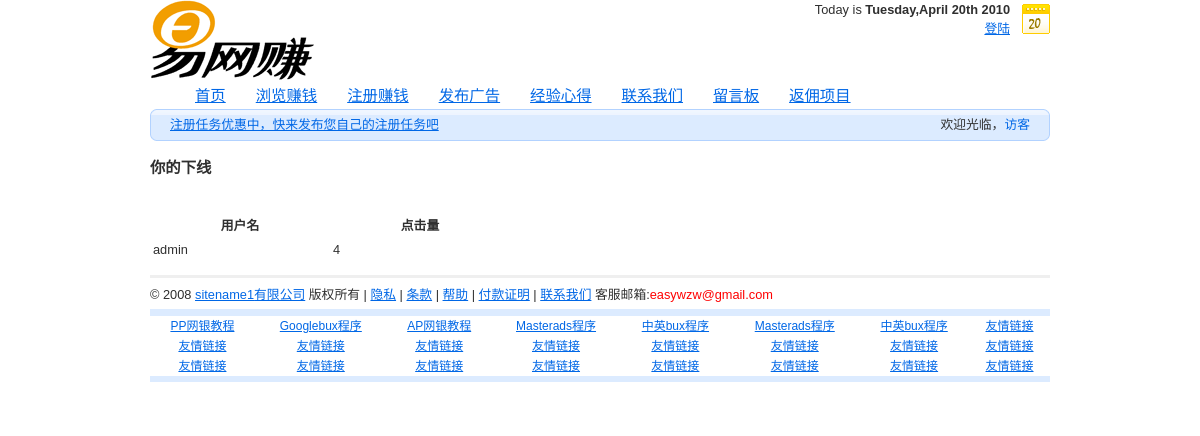
/referals.php, run on the app's committed database.
### tables this page shows
CREATE TABLE IF NOT EXISTS `tb_users` (
  `id` int(11) NOT NULL AUTO_INCREMENT,
  `username` varchar(15) NOT NULL DEFAULT '',
  `password` varchar(100) NOT NULL DEFAULT '',
  `ip` varchar(15) NOT NULL DEFAULT '',
  `email` varchar(150) NOT NULL DEFAULT '',
  `pemail` varchar(150) NOT NULL DEFAULT '',
  `referer` varchar(15) NOT NULL DEFAULT '',
  `country` varchar(150) NOT NULL DEFAULT '',
  `visits` varchar(150) NOT NULL DEFAULT '0',
  `referals` varchar(150) NOT NULL DEFAULT '0',
  `referalvisits` varchar(150) NOT NULL DEFAULT '0',
  `money` varchar(150) NOT NULL DEFAULT '0.00',
  `paid` varchar(150) NOT NULL DEFAULT '0.00',
  `joindate` varchar(150) NOT NULL DEFAULT '',
  `lastlogdate` varchar(150) NOT NULL DEFAULT '',
  `lastiplog` varchar(150) NOT NULL DEFAULT '',
  `account` varchar(150) NOT NULL DEFAULT '',
  `user_status` varchar(15) NOT NULL DEFAULT 'user',
  UNIQUE KEY `id_2` (`id`),
  KEY `id` (`id`)
);

CREATE TABLE IF NOT EXISTS `tb_site` (
  `id` varchar(11) NOT NULL DEFAULT '',
  `sitename` varchar(30) NOT NULL DEFAULT '',
  `sitepp` varchar(30) NOT NULL DEFAULT '',
  KEY `id` (`id`)
);

### referals.php (the view, shortened to what this page needs)
<?php include('header.php'); ?>
<h3 style="font-weight: bold">你的下线</h3>
<br>
<div id="tables">
<table align="center" width="40%" cellpadding="0">
<tr>
<th class="top"><b>用户名</b></th>
<th class="top"><b>点击量</th></tr>
<?php
$lole=$_COOKIE["usNick"];
$tabla = mysql_query("SELECT * FROM tb_users where referer='$lole' ORDER BY id ASC");
while ($row = mysql_fetch_array($tabla)) {
echo "<tr><td align='left'>";
echo $row["username"];
echo "</td><td align='left'>";
echo $row["visits"];
echo "</td></tr>";
}
echo "</table>";
?>
</div>
<?php include('footer.php'); ?>

### sitename.php (shortened to what this page needs)
<?php
$sql = "SELECT * FROM tb_site WHERE id='1'";
$result = mysql_query($sql);
$row = mysql_fetch_array($result);
echo $row["sitename"];
?>

### css/main.css (style rules this page uses)
* { margin:0; padding:0; }
body, div, span, p, a, img, ul, ol, li, table, caption, tbody, tfoot, tr, th, td, form, fieldset, legend, label, dl, dt, dd, blockquote, applet, object, h1, h2, h3, h4, h5 { border:0; }
body { padding:35px 0; background:#FFF; font:0.8em/1.5 "arial",sans-serif; color:#2F2F2F; text-align:center;font-family:Verdana,Geneva,sans-serif; }
h1, h2, h3, h4, h5, h6 { margin:15px 0 10px 0; }
h3, h4 { font-size:120%; }
table { margin:5px 0; border-collapse:collapse; border-spacing:0; font-size:100%; }
th { text-align:center; font-weight:bold; }
th, td { padding:3px 5px; }
#hp_dailytable th, td { padding:1px 3px; }

### css/print.css (style rules this page uses)
body { margin:0; padding:0; border:0; font-size:12pt; }
h1, h2, h3 { page-break-after:avoid; page-break-inside:avoid; }
table { width:100%; border-collapse:collapse; border-spacing:0; border-top:0.5pt solid #000; }
th, td { display:table-cell; border-bottom:0.5pt solid #000; }

### data on the page
tb_users: username "admin", visits "4"
tb_site: sitename "sitename1"

### other printed values
$today["weekday"] "Tuesday"
$today["month"] "April"
$today["year"] "2010"
